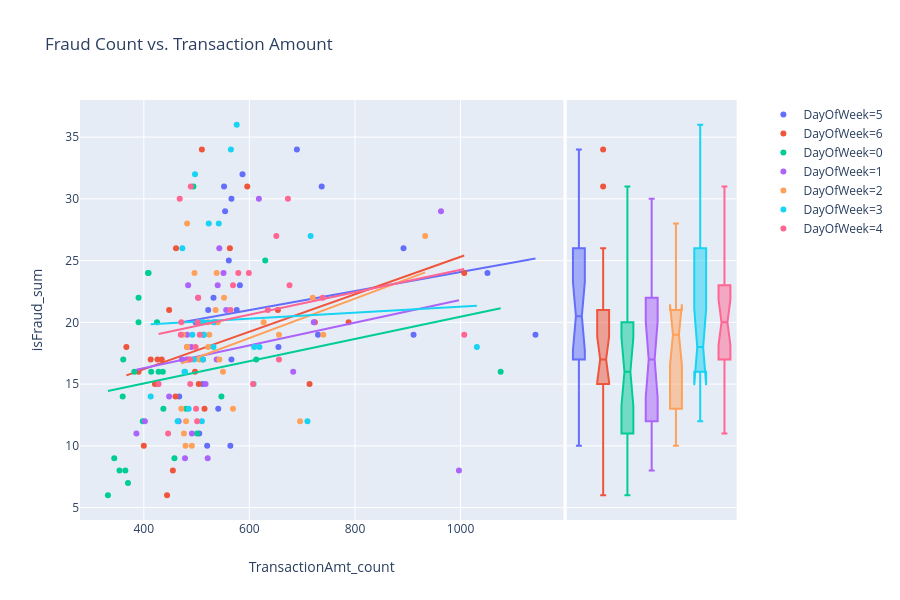

Notebook code cell kept with this figure:
### Code cell
px.scatter(train_trx_date,x="TransactionAmt_count",y="isFraud_sum",color='DayOfWeek',marginal_y='box',trendline='ols',title="Fraud Count vs. Transaction Amount")

### Figure 1 — Plotly figure (JSON) as saved in the notebook; plotly's stock layout.template omitted (floating-point values rounded to 4 significant figures)
{"data": [{"hoverlabel": {"namelength": 0}, "hovertemplate": "DayOfWeek=5<br>TransactionAmt_count=%{x}<br>isFraud_sum=%{y}", "legendgroup": "DayOfWeek=5", "marker": {"color": "#636efa", "symbol": "circle"}, "mode": "markers", "name": "DayOfWeek=5", "showlegend": true, "type": "scatter", "x": [911, 655, 892, 1142, 730, 582, 576, 561, 541, 737, 513, 505, 587, 1051, 566, 532, 554, 690, 564, 467, 498, 520, 566, 511, 552, 522], "xaxis": "x", "y": [19, 18, 26, 19, 19, 23, 21, 25, 13, 31, 19, 11, 32, 24, 17, 22, 29, 34, 10, 14, 20, 10, 30, 15, 31, 21], "yaxis": "y"}, {"alignmentgroup": "True", "hoverlabel": {"namelength": 0}, "hovertemplate": "DayOfWeek=5<br>isFraud_sum=%{y}", "legendgroup": "DayOfWeek=5", "marker": {"color": "#636efa", "symbol": "circle"}, "name": "DayOfWeek=5", "notched": true, "offsetgroup": "DayOfWeek=5", "showlegend": false, "type": "box", "xaxis": "x2", "y": [19, 18, 26, 19, 19, 23, 21, 25, 13, 31, 19, 11, 32, 24, 17, 22, 29, 34, 10, 14, 20, 10, 30, 15, 31, 21], "yaxis": "y2"}, {"hoverlabel": {"namelength": 0}, "hovertemplate": "<b>OLS trendline</b><br>isFraud_sum = 0.007712 * TransactionAmt_count + 16.367750<br>R<sup>2</sup>=0.037835<br><br>DayOfWeek=5<br>TransactionAmt_count=%{x}<br>isFraud_sum=%{y} <b>(trend)</b>", "legendgroup": "DayOfWeek=5", "marker": {"color": "#636efa", "symbol": "circle"}, "mode": "lines", "name": "DayOfWeek=5", "showlegend": false, "type": "scatter", "x": [467, 498, 505, 511, 513, 520, 522, 532, 541, 552, 554, 561, 564, 566, 566, 576, 582, 587, 655, 690, 730, 737, 892, 911, 1051, 1142], "xaxis": "x", "y": [19.97, 20.21, 20.26, 20.31, 20.32, 20.38, 20.39, 20.47, 20.54, 20.62, 20.64, 20.69, 20.72, 20.73, 20.73, 20.81, 20.86, 20.89, 21.42, 21.69, 22.0, 22.05, 23.25, 23.39, 24.47, 25.17], "yaxis": "y"}, {"hoverlabel": {"namelength": 0}, "hovertemplate": "DayOfWeek=6<br>TransactionAmt_count=%{x}<br>isFraud_sum=%{y}", "legendgroup": "DayOfWeek=6", "marker": {"color": "#EF553B", "symbol": "circle"}, "mode": "markers", "name": "DayOfWeek=6", "showlegend": true, "type": "scatter", "x": [724, 654, 714, 1007, 596, 512, 504, 461, 426, 563, 448, 427, 482, 788, 497, 460, 434, 515, 444, 413, 390, 400, 455, 510, 421, 367], "xaxis": "x", "y": [20, 21, 15, 24, 31, 17, 15, 26, 17, 26, 21, 15, 18, 20, 16, 14, 17, 13, 6, 17, 16, 10, 8, 34, 15, 18], "yaxis": "y"}, {"alignmentgroup": "True", "hoverlabel": {"namelength": 0}, "hovertemplate": "DayOfWeek=6<br>isFraud_sum=%{y}", "legendgroup": "DayOfWeek=6", "marker": {"color": "#EF553B", "symbol": "circle"}, "name": "DayOfWeek=6", "notched": true, "offsetgroup": "DayOfWeek=6", "showlegend": false, "type": "box", "xaxis": "x2", "y": [20, 21, 15, 24, 31, 17, 15, 26, 17, 26, 21, 15, 18, 20, 16, 14, 17, 13, 6, 17, 16, 10, 8, 34, 15, 18], "yaxis": "y2"}, {"hoverlabel": {"namelength": 0}, "hovertemplate": "<b>OLS trendline</b><br>isFraud_sum = 0.015166 * TransactionAmt_count + 10.136863<br>R<sup>2</sup>=0.122531<br><br>DayOfWeek=6<br>TransactionAmt_count=%{x}<br>isFraud_sum=%{y} <b>(trend)</b>", "legendgroup": "DayOfWeek=6", "marker": {"color": "#EF553B", "symbol": "circle"}, "mode": "lines", "name": "DayOfWeek=6", "showlegend": false, "type": "scatter", "x": [367, 390, 400, 413, 421, 426, 427, 434, 444, 448, 455, 460, 461, 482, 497, 504, 510, 512, 515, 563, 596, 654, 714, 724, 788, 1007], "xaxis": "x", "y": [15.7, 16.05, 16.2, 16.4, 16.52, 16.6, 16.61, 16.72, 16.87, 16.93, 17.04, 17.11, 17.13, 17.45, 17.67, 17.78, 17.87, 17.9, 17.95, 18.68, 19.18, 20.06, 20.97, 21.12, 22.09, 25.41], "yaxis": "y"}, {"hoverlabel": {"namelength": 0}, "hovertemplate": "DayOfWeek=0<br>TransactionAmt_count=%{x}<br>isFraud_sum=%{y}", "legendgroup": "DayOfWeek=0", "marker": {"color": "#00cc96", "symbol": "circle"}, "mode": "markers", "name": "DayOfWeek=0", "showlegend": true, "type": "scatter", "x": [547, 613, 630, 1076, 494, 409, 414, 390, 408, 428, 390, 365, 425, 480, 436, 360, 398, 437, 382, 332, 344, 354, 370, 501, 458, 361], "xaxis": "x", "y": [14, 17, 25, 16, 31, 24, 16, 20, 24, 16, 22, 8, 20, 13, 16, 14, 12, 13, 16, 6, 9, 8, 7, 11, 9, 17], "yaxis": "y"}, {"alignmentgroup": "True", "hoverlabel": {"namelength": 0}, "hovertemplate": "DayOfWeek=0<br>isFraud_sum=%{y}", "legendgroup": "DayOfWeek=0", "marker": {"color": "#00cc96", "symbol": "circle"}, "name": "DayOfWeek=0", "notched": true, "offsetgroup": "DayOfWeek=0", "showlegend": false, "type": "box", "xaxis": "x2", "y": [14, 17, 25, 16, 31, 24, 16, 20, 24, 16, 22, 8, 20, 13, 16, 14, 12, 13, 16, 6, 9, 8, 7, 11, 9, 17], "yaxis": "y2"}, {"hoverlabel": {"namelength": 0}, "hovertemplate": "<b>OLS trendline</b><br>isFraud_sum = 0.009015 * TransactionAmt_count + 11.446554<br>R<sup>2</sup>=0.045970<br><br>DayOfWeek=0<br>TransactionAmt_count=%{x}<br>isFraud_sum=%{y} <b>(trend)</b>", "legendgroup": "DayOfWeek=0", "marker": {"color": "#00cc96", "symbol": "circle"}, "mode": "lines", "name": "DayOfWeek=0", "showlegend": false, "type": "scatter", "x": [332, 344, 354, 360, 361, 365, 370, 382, 390, 390, 398, 408, 409, 414, 425, 428, 436, 437, 458, 480, 494, 501, 547, 613, 630, 1076], "xaxis": "x", "y": [14.44, 14.55, 14.64, 14.69, 14.7, 14.74, 14.78, 14.89, 14.96, 14.96, 15.03, 15.12, 15.13, 15.18, 15.28, 15.3, 15.38, 15.39, 15.58, 15.77, 15.9, 15.96, 16.38, 16.97, 17.13, 21.15], "yaxis": "y"}, {"hoverlabel": {"namelength": 0}, "hovertemplate": "DayOfWeek=1<br>TransactionAmt_count=%{x}<br>isFraud_sum=%{y}", "legendgroup": "DayOfWeek=1", "marker": {"color": "#ab63fa", "symbol": "circle"}, "mode": "markers", "name": "DayOfWeek=1", "showlegend": true, "type": "scatter", "x": [683, 722, 963, 997, 402, 543, 472, 466, 481, 551, 556, 485, 491, 618, 490, 536, 503, 538, 484, 478, 448, 540, 482, 517, 521, 386], "xaxis": "x", "y": [16, 20, 29, 8, 12, 26, 17, 12, 17, 24, 21, 17, 11, 30, 18, 20, 22, 17, 23, 9, 14, 23, 19, 15, 9, 11], "yaxis": "y"}, {"alignmentgroup": "True", "hoverlabel": {"namelength": 0}, "hovertemplate": "DayOfWeek=1<br>isFraud_sum=%{y}", "legendgroup": "DayOfWeek=1", "marker": {"color": "#ab63fa", "symbol": "circle"}, "name": "DayOfWeek=1", "notched": true, "offsetgroup": "DayOfWeek=1", "showlegend": false, "type": "box", "xaxis": "x2", "y": [16, 20, 29, 8, 12, 26, 17, 12, 17, 24, 21, 17, 11, 30, 18, 20, 22, 17, 23, 9, 14, 23, 19, 15, 9, 11], "yaxis": "y2"}, {"hoverlabel": {"namelength": 0}, "hovertemplate": "<b>OLS trendline</b><br>isFraud_sum = 0.009218 * TransactionAmt_count + 12.603373<br>R<sup>2</sup>=0.049355<br><br>DayOfWeek=1<br>TransactionAmt_count=%{x}<br>isFraud_sum=%{y} <b>(trend)</b>", "legendgroup": "DayOfWeek=1", "marker": {"color": "#ab63fa", "symbol": "circle"}, "mode": "lines", "name": "DayOfWeek=1", "showlegend": false, "type": "scatter", "x": [386, 402, 448, 466, 472, 478, 481, 482, 484, 485, 490, 491, 503, 517, 521, 536, 538, 540, 543, 551, 556, 618, 683, 722, 963, 997], "xaxis": "x", "y": [16.16, 16.31, 16.73, 16.9, 16.95, 17.01, 17.04, 17.05, 17.07, 17.07, 17.12, 17.13, 17.24, 17.37, 17.41, 17.54, 17.56, 17.58, 17.61, 17.68, 17.73, 18.3, 18.9, 19.26, 21.48, 21.79], "yaxis": "y"}, {"hoverlabel": {"namelength": 0}, "hovertemplate": "DayOfWeek=2<br>TransactionAmt_count=%{x}<br>isFraud_sum=%{y}", "legendgroup": "DayOfWeek=2", "marker": {"color": "#FFA15A", "symbol": "circle"}, "mode": "markers", "name": "DayOfWeek=2", "showlegend": true, "type": "scatter", "x": [740, 696, 933, 569, 627, 496, 540, 480, 522, 552, 550, 524, 505, 522, 536, 543, 538, 720, 476, 482, 479, 656, 491, 471, 482, 474], "xaxis": "x", "y": [19, 12, 27, 13, 20, 24, 20, 12, 18, 22, 16, 19, 17, 20, 21, 17, 24, 22, 11, 18, 10, 19, 10, 13, 28, 19], "yaxis": "y"}, {"alignmentgroup": "True", "hoverlabel": {"namelength": 0}, "hovertemplate": "DayOfWeek=2<br>isFraud_sum=%{y}", "legendgroup": "DayOfWeek=2", "marker": {"color": "#FFA15A", "symbol": "circle"}, "name": "DayOfWeek=2", "notched": true, "offsetgroup": "DayOfWeek=2", "showlegend": false, "type": "box", "xaxis": "x2", "y": [19, 12, 27, 13, 20, 24, 20, 12, 18, 22, 16, 19, 17, 20, 21, 17, 24, 22, 11, 18, 10, 19, 10, 13, 28, 19], "yaxis": "y2"}, {"hoverlabel": {"namelength": 0}, "hovertemplate": "<b>OLS trendline</b><br>isFraud_sum = 0.015969 * TransactionAmt_count + 9.145755<br>R<sup>2</sup>=0.122314<br><br>DayOfWeek=2<br>TransactionAmt_count=%{x}<br>isFraud_sum=%{y} <b>(trend)</b>", "legendgroup": "DayOfWeek=2", "marker": {"color": "#FFA15A", "symbol": "circle"}, "mode": "lines", "name": "DayOfWeek=2", "showlegend": false, "type": "scatter", "x": [471, 474, 476, 479, 480, 482, 482, 491, 496, 505, 522, 522, 524, 536, 538, 540, 543, 550, 552, 569, 627, 656, 696, 720, 740, 933], "xaxis": "x", "y": [16.67, 16.72, 16.75, 16.79, 16.81, 16.84, 16.84, 16.99, 17.07, 17.21, 17.48, 17.48, 17.51, 17.71, 17.74, 17.77, 17.82, 17.93, 17.96, 18.23, 19.16, 19.62, 20.26, 20.64, 20.96, 24.04], "yaxis": "y"}, {"hoverlabel": {"namelength": 0}, "hovertemplate": "DayOfWeek=3<br>TransactionAmt_count=%{x}<br>isFraud_sum=%{y}", "legendgroup": "DayOfWeek=3", "marker": {"color": "#19d3f3", "symbol": "circle"}, "mode": "markers", "name": "DayOfWeek=3", "showlegend": true, "type": "scatter", "x": [608, 710, 1031, 619, 716, 492, 532, 495, 497, 506, 565, 485, 609, 513, 512, 514, 532, 576, 413, 464, 510, 542, 477, 523, 478, 473], "xaxis": "x", "y": [15, 12, 18, 18, 27, 19, 18, 17, 32, 20, 34, 13, 18, 20, 17, 19, 20, 36, 14, 12, 12, 28, 16, 28, 16, 26], "yaxis": "y"}, {"alignmentgroup": "True", "hoverlabel": {"namelength": 0}, "hovertemplate": "DayOfWeek=3<br>isFraud_sum=%{y}", "legendgroup": "DayOfWeek=3", "marker": {"color": "#19d3f3", "symbol": "circle"}, "name": "DayOfWeek=3", "notched": true, "offsetgroup": "DayOfWeek=3", "showlegend": false, "type": "box", "xaxis": "x2", "y": [15, 12, 18, 18, 27, 19, 18, 17, 32, 20, 34, 13, 18, 20, 17, 19, 20, 36, 14, 12, 12, 28, 16, 28, 16, 26], "yaxis": "y2"}, {"hoverlabel": {"namelength": 0}, "hovertemplate": "<b>OLS trendline</b><br>isFraud_sum = 0.002428 * TransactionAmt_count + 18.848588<br>R<sup>2</sup>=0.001810<br><br>DayOfWeek=3<br>TransactionAmt_count=%{x}<br>isFraud_sum=%{y} <b>(trend)</b>", "legendgroup": "DayOfWeek=3", "marker": {"color": "#19d3f3", "symbol": "circle"}, "mode": "lines", "name": "DayOfWeek=3", "showlegend": false, "type": "scatter", "x": [413, 464, 473, 477, 478, 485, 492, 495, 497, 506, 510, 512, 513, 514, 523, 532, 532, 542, 565, 576, 608, 609, 619, 710, 716, 1031], "xaxis": "x", "y": [19.85, 19.97, 20.0, 20.01, 20.01, 20.03, 20.04, 20.05, 20.06, 20.08, 20.09, 20.09, 20.09, 20.1, 20.12, 20.14, 20.14, 20.16, 20.22, 20.25, 20.32, 20.33, 20.35, 20.57, 20.59, 21.35], "yaxis": "y"}, {"hoverlabel": {"namelength": 0}, "hovertemplate": "DayOfWeek=4<br>TransactionAmt_count=%{x}<br>isFraud_sum=%{y}", "legendgroup": "DayOfWeek=4", "marker": {"color": "#FF6692", "symbol": "circle"}, "mode": "markers", "name": "DayOfWeek=4", "showlegend": true, "type": "scatter", "x": [651, 739, 1007, 599, 656, 446, 498, 489, 676, 488, 503, 564, 673, 607, 502, 569, 579, 501, 468, 488, 428, 635, 499, 506, 471, 470], "xaxis": "x", "y": [27, 22, 19, 24, 17, 11, 18, 31, 23, 17, 22, 21, 30, 15, 20, 23, 24, 12, 30, 15, 15, 21, 13, 19, 20, 19], "yaxis": "y"}, {"alignmentgroup": "True", "hoverlabel": {"namelength": 0}, "hovertemplate": "DayOfWeek=4<br>isFraud_sum=%{y}", "legendgroup": "DayOfWeek=4", "marker": {"color": "#FF6692", "symbol": "circle"}, "name": "DayOfWeek=4", "notched": true, "offsetgroup": "DayOfWeek=4", "showlegend": false, "type": "box", "xaxis": "x2", "y": [27, 22, 19, 24, 17, 11, 18, 31, 23, 17, 22, 21, 30, 15, 20, 23, 24, 12, 30, 15, 15, 21, 13, 19, 20, 19], "yaxis": "y2"}, {"hoverlabel": {"namelength": 0}, "hovertemplate": "<b>OLS trendline</b><br>isFraud_sum = 0.009079 * TransactionAmt_count + 15.170214<br>R<sup>2</sup>=0.042887<br><br>DayOfWeek=4<br>TransactionAmt_count=%{x}<br>isFraud_sum=%{y} <b>(trend)</b>", "legendgroup": "DayOfWeek=4", "marker": {"color": "#FF6692", "symbol": "circle"}, "mode": "lines", "name": "DayOfWeek=4", "showlegend": false, "type": "scatter", "x": [428, 446, 468, 470, 471, 488, 488, 489, 498, 499, 501, 502, 503, 506, 564, 569, 579, 599, 607, 635, 651, 656, 673, 676, 739, 1007], "xaxis": "x", "y": [19.06, 19.22, 19.42, 19.44, 19.45, 19.6, 19.6, 19.61, 19.69, 19.7, 19.72, 19.73, 19.74, 19.76, 20.29, 20.34, 20.43, 20.61, 20.68, 20.94, 21.08, 21.13, 21.28, 21.31, 21.88, 24.31], "yaxis": "y"}], "layout": {"height": 600, "legend": {"tracegroupgap": 0}, "title": {"text": "Fraud Count vs. Transaction Amount"}, "xaxis": {"anchor": "y", "domain": [0.0, 0.7215], "title": {"text": "TransactionAmt_count"}}, "xaxis2": {"anchor": "y2", "domain": [0.7265, 0.98], "matches": "x2", "showgrid": false, "showticklabels": false}, "yaxis": {"anchor": "x", "domain": [0.0, 1.0], "title": {"text": "isFraud_sum"}}, "yaxis2": {"anchor": "x2", "domain": [0.0, 1.0], "matches": "y", "showgrid": true, "showticklabels": false}}}
